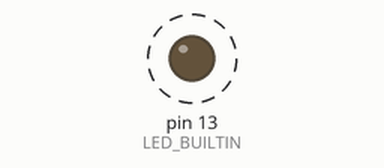
Recording of a sketch running on a simulated Arduino Uno, built with avr-gcc and run on an emulated ATmega328P. Shown: output pins drawn as LEDs (lit = HIGH). Dashed ring = blinking.

Above: at 0.5 s.
Timing chart, 0 to 5.8 s (numbered marks = the images above):
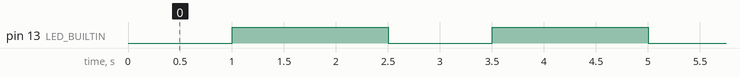

The sketch:

Canicas.ino
```cpp
void setup() {
    pinMode(LED_BUILTIN, OUTPUT);
}

void loop() {
    digitalWrite(LED_BUILTIN, LOW);
    delay(1000);
    digitalWrite(LED_BUILTIN, HIGH);
    delay(1500);
}
```

Measured:
- by itself, pin 13 (LED_BUILTIN): alternates HIGH for 1.5 s and LOW for 1.0 s
